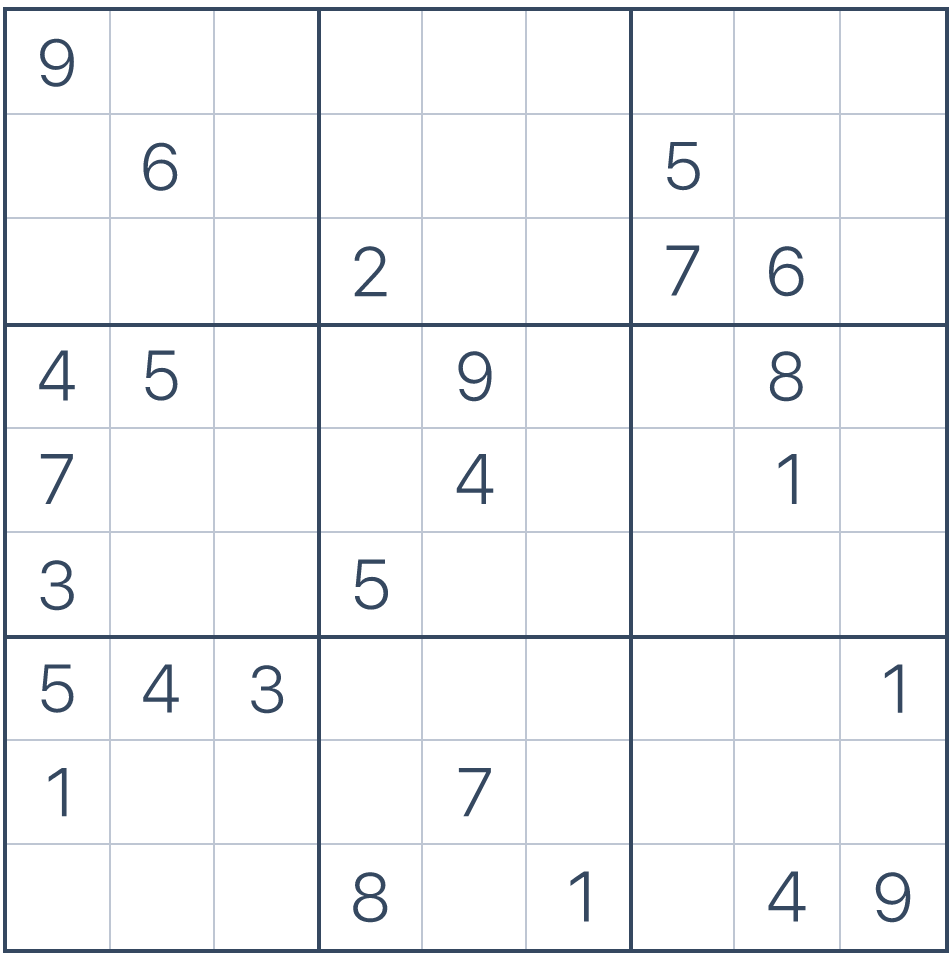
#> input picture difficulty_hard_p1_copy.png, 952 x 956 px
$ jupyter execute --allow-errors sudoku_image_reader.ipynb   (shell and % lines are left out)   (older library calls are emulated)
#> lines starting #> are read from the running program, lines starting #| are printed output that depends on the picture; after the words box and inside, x2 and y2 are one past the last pixel; in counts of white or black regions, pixels touching at a corner belong together
[cell 1]
# !pip install opencv-python

[cell 2]
import cv2
import numpy as np

[cell 3]
image = cv2.imread('difficulty_hard_p1_copy.png',0)

[cell 4]
ret,thresh2 = cv2.threshold(image,127,255,cv2.THRESH_BINARY_INV)

[cell 5]
k1 = np.ones((20,20))

[cell 6]
opening = cv2.morphologyEx(thresh2, cv2.MORPH_OPEN, k1)
cv2.imshow('opening', opening)

[cell 7]
blur = cv2.GaussianBlur(image, (5,5), 0)
thresh = cv2.threshold(blur, 130, 255, cv2.THRESH_BINARY_INV)[1]

[cell 8]
image = cv2.imread('difficulty_hard_p1_copy.png',cv2.IMREAD_UNCHANGED)
#> image: shape (956, 952, 4)

gray = cv2.cvtColor(image, cv2.COLOR_BGR2GRAY)

ret,binary = cv2.threshold(gray, 0, 255, cv2.THRESH_OTSU | cv2.THRESH_BINARY)
#> ret = 163

binary = cv2.bitwise_not(binary)

H = cv2.Sobel(binary, cv2.CV_8U, 0, 2)
V = cv2.Sobel(binary, cv2.CV_8U, 2, 0)

rows,cols = image.shape[:2]

[cell 9]
_,contours,_ = cv2.findContours(H, cv2.RETR_LIST, cv2.CHAIN_APPROX_SIMPLE)
#> contours = 644 contours, all with area under 20

[cell 10]
image = cv2.imread('difficulty_hard_p1_copy.png',cv2.IMREAD_UNCHANGED)

gray = cv2.cvtColor(image, cv2.COLOR_BGR2GRAY)

ret,binary = cv2.threshold(gray, 0, 255, cv2.THRESH_OTSU | cv2.THRESH_BINARY)

binary = cv2.bitwise_not(binary)

H = cv2.Sobel(binary, cv2.CV_8U, 0, 2)
V = cv2.Sobel(binary, cv2.CV_8U, 2, 0)

rows,cols = image.shape[:2]

_,contours,_ = cv2.findContours(V, cv2.RETR_LIST, cv2.CHAIN_APPROX_SIMPLE)
#> contours = 465 contours, 450 with area under 20; largest, box (x1, y1, x2, y2) and area: (362, 247, 386, 293) 29, (354, 251, 380, 297) 28, (767, 870, 792, 911) 24, (795, 352, 804, 400) 23, (676, 244, 700, 297) 23

for cnt in contours:
    (x,y,w,h) = cv2.boundingRect(cnt)
    # rows/3 is the threshold for length of line
    if h > rows/3:
        cv2.drawContours(V, [cnt], -1, 255, -1)
        cv2.drawContours(binary, [cnt], -1, 255, -1)
    else:
        cv2.drawContours(V, [cnt], -1, 0, -1)
#> this loop made 465 passes
#> (x, y, w, h) on passes 7, 8, 15: (900, 918, 2, 4), (882, 918, 2, 4), (881, 909, 6, 9)
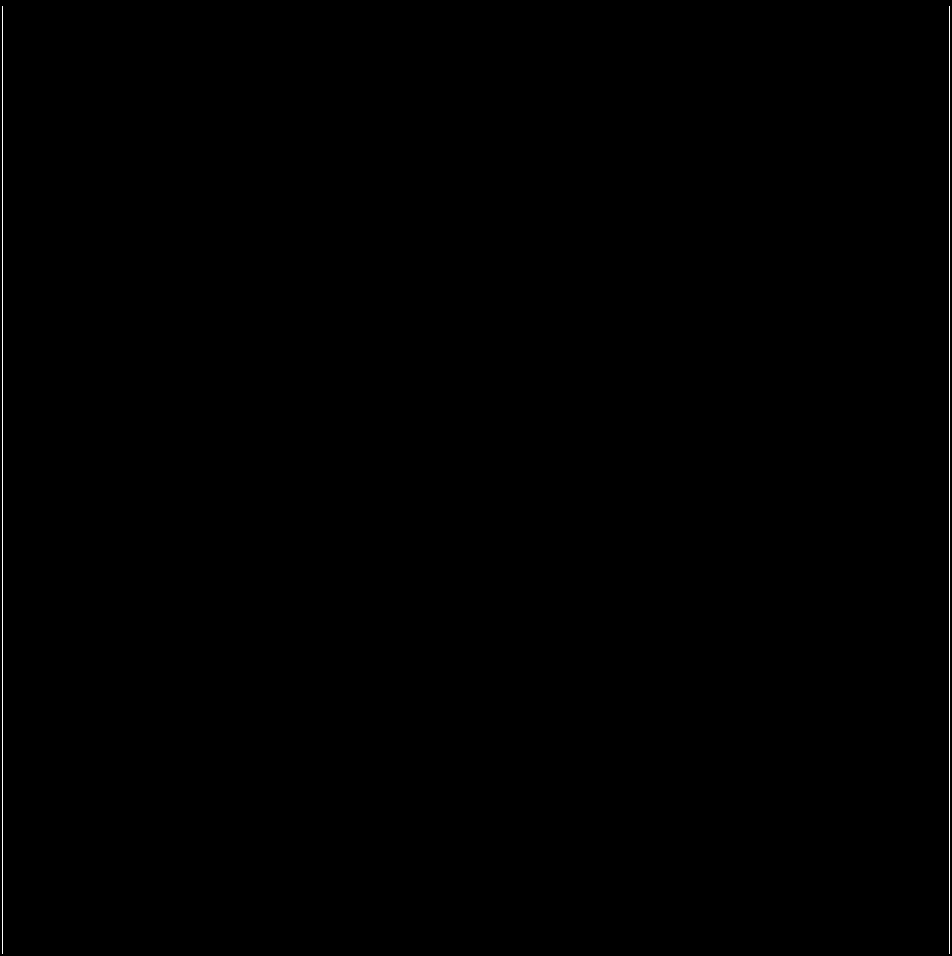
#> V: shape (956, 952); 0.21% white in thin lines or dots
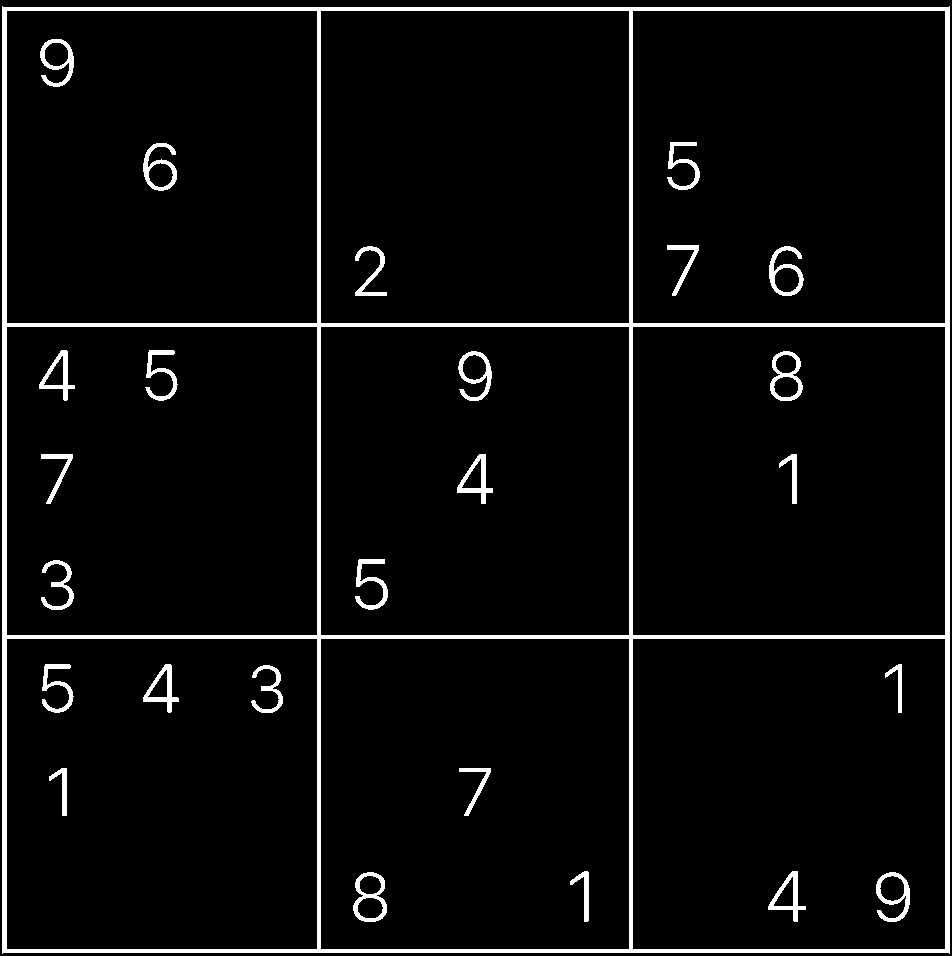
#> binary: shape (956, 952); 4.9% white; 26 white regions, largest, box (x1, y1, x2, y2) and area: (2, 6, 950, 954) 31912, (353, 872, 387, 922) 622, (769, 246, 804, 296) 621

_,contours,_ = cv2.findContours(H, cv2.RETR_LIST, cv2.CHAIN_APPROX_SIMPLE)
#> contours = 644 contours, all with area under 20

for cnt in contours:
    (x,y,w,h) = cv2.boundingRect(cnt)
    # cols/3 is the threshold for length of line
    if w > cols/3:
        cv2.drawContours(H, [cnt], -1, 255, -1)
        cv2.drawContours(binary, [cnt], -1, 255, -1)
    else:
        cv2.drawContours(H, [cnt], -1, 0, -1)
#> this loop made 644 passes
#> (x, y, w, h) on passes 5 to 7: (792, 921, 7, 2), (583, 921, 7, 2), (878, 917, 28, 6)

kernel = cv2.getStructuringElement(shape=cv2.MORPH_RECT, ksize=(3,3))
H = cv2.morphologyEx(H, cv2.MORPH_DILATE, kernel,iterations = 3)
V = cv2.morphologyEx(V, cv2.MORPH_DILATE, kernel, iterations = 3)

cross = cv2.bitwise_and(H, V)

_,contours,_ = cv2.findContours(cross,cv2.RETR_LIST,cv2.CHAIN_APPROX_SIMPLE)
centroids = []
for cnt in contours:
    mom = cv2.moments(cnt)
    (x,y) = mom['m10']/mom['m00'], mom['m01']/mom['m00']
    cv2.circle(image,(int(x),int(y)),4,(0,255,0),-1)
    centroids.append((x,y))
#> this loop made 4 passes
#> cnt on passes 1 to 4: [[946, 950], [946, 955], [951, 955], [951, 950]], [[0, 950], [0, 955], [5, 955], [5, 950]], [[946, 3], [946, 9], [951, 9], [951, 3]], [[0, 3], [0, 9], [5, 9], [5, 3]]

centroids.sort(key = lambda x: x[0], reverse = False)
centroids.sort(key = lambda x: x[1], reverse = False)

dx = int(centroids[1][0] - centroids[0][0])
centroids = np.array(centroids, dtype = np.float32)
(x,y,w,h) = cv2.boundingRect(centroids)

if x-dx > -5: x = max(x-dx,0)
if h+dx <= rows+5: h = min(h+dx,rows)
if w+dx <= cols+5: w = min(w+dx,cols)
cv2.rectangle(image, (x,y), (x+w,y+h), (0,255,0))

roi = binary[y:y+h,x:x+w]

roi = cv2.morphologyEx(roi, cv2.MORPH_OPEN, kernel,iterations = 1)

cv2.imshow('image', image)
cv2.imshow('roi', roi)
cv2.waitKey(0)
cv2.destroyAllWindows()

https://docs.opencv.org/master/dd/dd7/tutorial_morph_lines_detection.html

[cell 11]
import numpy as np
import sys
import cv2 as cv
# [5 lines left out: function show_wait_destroy, not called in this run]
def main(argv):
    # [load_image]
    # Check number of arguments
    if len(argv) < 1:
        print ('Not enough parameters')
        print ('Usage:\nmorph_lines_detection.py < path_to_image >')
        return -1
    # Load the image
#     src = cv.imread(argv[0], cv.IMREAD_COLOR)
    src = cv.imread("difficulty_hard_p1_copy.png")
    # Check if image is loaded fine
    if src is None:
        print ('Error opening image: ' + argv[0])
        return -1
    # Show source image
    src = cv.imread("difficulty_hard_p1_copy.png")
#     cv.imshow("src", src)
    # [load_image]
    # [gray]
    # Transform source image to gray if it is not already
    if len(src.shape) != 2:
        gray = cv.cvtColor(src, cv.COLOR_BGR2GRAY)
    else:
        gray = src
    # Show gray image
#     show_wait_destroy("gray", gray)
    # [gray]
    # [bin]
    # Apply adaptiveThreshold at the bitwise_not of gray, notice the ~ symbol
    gray = cv.bitwise_not(gray)
    bw = cv.adaptiveThreshold(gray, 255, cv.ADAPTIVE_THRESH_MEAN_C, \
                                cv.THRESH_BINARY, 15, -2)
    # Show binary image
#     show_wait_destroy("binary", bw)
    # [bin]
    # [init]
    # Create the images that will use to extract the horizontal and vertical lines
    horizontal = np.copy(bw)
    vertical = np.copy(bw)
    # [init]
    # [horiz]
    # Specify size on horizontal axis
    cols = horizontal.shape[1]
    horizontal_size = cols // 300
    # Create structure element for extracting horizontal lines through morphology operations
    horizontalStructure = cv.getStructuringElement(cv.MORPH_RECT, (horizontal_size, 1))
    # Apply morphology operations
    horizontal = cv.erode(horizontal, horizontalStructure)
    horizontal = cv.dilate(horizontal, horizontalStructure)
    # Show extracted horizontal lines
#     show_wait_destroy("horizontal", horizontal)
    # [horiz]
    # [vert]
    # Specify size on vertical axis
    rows = vertical.shape[0]
    verticalsize = rows // 300
    # Create structure element for extracting vertical lines through morphology operations
    verticalStructure = cv.getStructuringElement(cv.MORPH_RECT, (1, verticalsize))
    # Apply morphology operations
    vertical = cv.erode(horizontal, verticalStructure)
    vertical = cv.dilate(vertical, verticalStructure)
    # Show extracted vertical lines
#     show_wait_destroy("vertical", vertical)
    # [vert]
    # [smooth]
    # Inverse vertical image
    vertical = cv.bitwise_not(vertical)
    show_wait_destroy("vertical_bit", vertical)
    '''
    Extract edges and smooth image according to the logic
    1. extract edges
    2. dilate(edges)
    3. src.copyTo(smooth)
    4. blur smooth img
    5. smooth.copyTo(src, edges)
    '''
    # Step 1
    edges = cv.adaptiveThreshold(vertical, 255, cv.ADAPTIVE_THRESH_MEAN_C, \
                                cv.THRESH_BINARY, 3, -2)
    show_wait_destroy("edges", edges)
    # Step 2
    kernel = np.ones((2, 2), np.uint8)
    edges = cv.dilate(edges, kernel)
    show_wait_destroy("dilate", edges)
    # Step 3
    smooth = np.copy(vertical)
    # Step 4
    smooth = cv.blur(smooth, (2, 2))
    # Step 5
    (rows, cols) = np.where(edges != 0)
    vertical[rows, cols] = smooth[rows, cols]
    # Show final result
    show_wait_destroy("smooth - final", vertical)
    # [smooth]
    return 0
if __name__ == "__main__":
    main(sys.argv[1:])

[cell 12]
import numpy as np
import sys
import cv2 as cv
from matplotlib import pyplot as plt

[cell 13]
# [5 lines left out: function show_wait_destroy, not called in this run]

[cell 14]
src = cv.imread("difficulty_hard_p1_copy.png")
#> src is the input picture: shape (956, 952, 3); mean B, G, R 246.6, 245.2, 244.1
# cv.imshow("src", src)

[cell 15]
fig = plt.figure()
fig.set_size_inches(18.5, 10.5)
plt.imshow(src)
plt.show()

[cell 16]
gray = cv.cvtColor(src, cv.COLOR_BGR2GRAY)

[cell 17]
gray = cv.bitwise_not(gray)
bw = cv.adaptiveThreshold(gray, 255, cv.ADAPTIVE_THRESH_MEAN_C, cv.THRESH_BINARY, 15, -2)

[cell 18]
fig = plt.figure()
fig.set_size_inches(18.5, 10.5)
plt.imshow(bw)
plt.show()

[cell 19]
horizontal = np.copy(bw)
vertical = np.copy(bw)

[cell 20]
cols = horizontal.shape[1]
horizontal_size = cols // 300
horizontalStructure = cv.getStructuringElement(cv.MORPH_RECT, (horizontal_size, 1))
horizontal = cv.erode(horizontal, horizontalStructure)
horizontal = cv.dilate(horizontal, horizontalStructure)

[cell 21]
rows = vertical.shape[0]
verticalsize = rows // 300
verticalStructure = cv.getStructuringElement(cv.MORPH_RECT, (1, verticalsize))
vertical = cv.erode(horizontal, verticalStructure)
vertical = cv.dilate(vertical, verticalStructure)

[cell 22]
fig = plt.figure()
fig.set_size_inches(18.5, 10.5)
plt.imshow(vertical)
plt.show()

[cell 23]
#     Extract edges and smooth image according to the logic
#     1. extract edges
#     2. dilate(edges)
#     3. src.copyTo(smooth)
#     4. blur smooth img
#     5. smooth.copyTo(src, edges)

[cell 24]
edges = cv.adaptiveThreshold(vertical, 255, cv.ADAPTIVE_THRESH_MEAN_C, cv.THRESH_BINARY, 3, -2)
fig = plt.figure()
fig.set_size_inches(18.5, 10.5)
plt.imshow(edges)
plt.show()

[cell 25]
kernel = np.ones((2, 2), np.uint8)
edges = cv.dilate(edges, kernel)
fig = plt.figure()
fig.set_size_inches(18.5, 10.5)
plt.imshow(edges)
plt.show()

[cell 26]
smooth = np.copy(vertical)
smooth = cv.blur(smooth, (2, 2))
(rows, cols) = np.where(edges != 0)
vertical[rows, cols] = smooth[rows, cols]

[cell 27]
fig = plt.figure()
fig.set_size_inches(18.5, 10.5)
plt.imshow(vertical)
plt.show()

[cell 28]
gray = cv.cvtColor(src,cv.COLOR_BGR2GRAY)
# thresh = cv.threshold(gray, 0, 255, cv.THRESH_BINARY_INV + cv.THRESH_OTSU)[1]
thresh = cv.threshold(gray, 120, 255, cv.THRESH_BINARY_INV)[1]

[cell 29]
fig = plt.figure()
fig.set_size_inches(18.5, 10.5)
plt.imshow(thresh)
plt.show()

[cell 30]
result = src.copy()

[cell 31]
# Remove horizontal lines
horizontal_kernel = cv.getStructuringElement(cv.MORPH_RECT, (400,1))
remove_horizontal = cv.morphologyEx(thresh, cv.MORPH_OPEN, horizontal_kernel, iterations=2)
cnts = cv.findContours(remove_horizontal, cv.RETR_EXTERNAL, cv.CHAIN_APPROX_SIMPLE)
cnts = cnts[0] if len(cnts) == 2 else cnts[1]
for c in cnts:
    cv.drawContours(result, [c], -1, (255,255,255), 5)
#> this loop made 4 passes
#> c on passes 1 to 4: [[5, 949], [5, 952], [950, 952], [950, 949]], [[5, 635], [5, 638], [950, 638], [950, 635]], [[5, 323], [5, 326], [950, 326], [950, 323]], [[5, 7], [5, 10], [950, 10], [950, 7]]

[cell 32]
# for i in range(len(horizontal_kernel[0])):
#     horizontal_kernel[0][i] = 0

[cell 33]
# horizontal_kernel

[cell 34]
fig = plt.figure()
fig.set_size_inches(18.5, 10.5)
plt.imshow(result)
plt.show()

[cell 35]
# Remove vertical lines
vertical_kernel = cv.getStructuringElement(cv.MORPH_RECT, (1,40))
remove_vertical = cv.morphologyEx(thresh, cv.MORPH_OPEN, vertical_kernel, iterations=2)
cnts = cv.findContours(remove_vertical, cv.RETR_EXTERNAL, cv.CHAIN_APPROX_SIMPLE)
cnts = cnts[0] if len(cnts) == 2 else cnts[1]
for c in cnts:
    cv.drawContours(result, [c], -1, (255,255,255), 5)
#> this loop made 4 passes
#> c on passes 1 to 4: [[945, 9], [945, 954], [948, 954], [948, 9]], [[629, 9], [629, 954], [632, 954], [632, 9]], [[317, 9], [317, 954], [320, 954], [320, 9]], [[3, 9], [3, 954], [6, 954], [6, 9]]
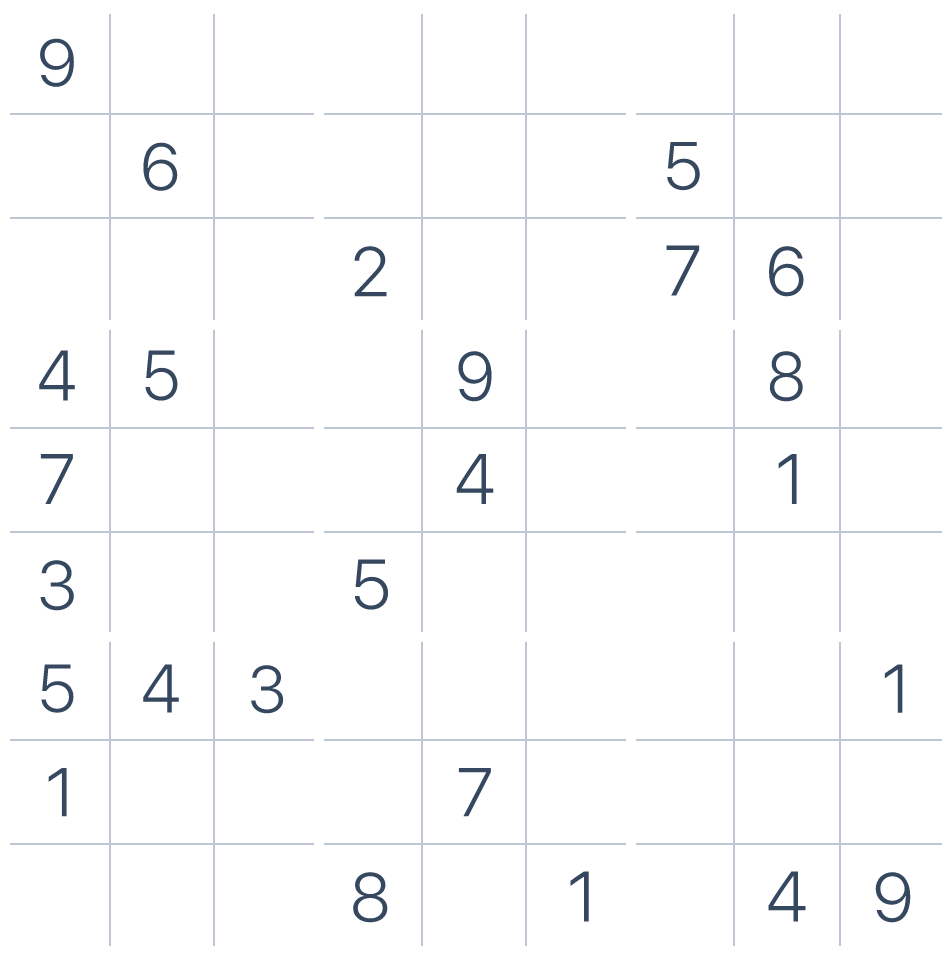
#> result: shape (956, 952, 3); mean B, G, R 251.9, 251.2, 250.8

[cell 36]
fig = plt.figure()
fig.set_size_inches(18.5, 10.5)
plt.imshow(result)
plt.show()

## my experiments

[cell 37]
src = cv.imread("difficulty_hard_p1_copy.png")

[cell 38]
src.shape

[cell 39]
src.shape[0]/9, src.shape[1]/9

[cell 40]
src1 = src[0:106, 0:106]
plt.imshow(src1)
plt.show()

[cell 41]
h,w,d = src1.shape

[cell 42]
src1.shape

[cell 43]
src2 = src1[15:106,10:106,:]
plt.imshow(src2)
plt.show()

[cell 44]
# im = cv2.imread(filename)
h,w,d = src1.shape
#left limit
for i in range(w):
    if np.sum(src1[:,i,:]) > 0:
        break
#right limit
for j in range(w-1,0,-1):
    if np.sum(src1[:,j,:]) > 0:
        break

cropped = src1[:,i:j+1,:].copy()

[cell 45]
plt.imshow(cropped)
plt.show()

[cell 46]
def h_z(image):
    steps = 1
    cutoff = 220
    h,w,d = image.shape
    for i in range(w):
        if(np.mean(image[i:i+1,:,:]) < cutoff):
            image[i:i+1,:,:].fill(255)
    for i in range(h):
        if(np.mean(image[:,i:i+1,:]) < cutoff):
            image[:,i:i+1,:].fill(255)
    return(image)

[cell 47]
src1 = src[0:106, 0:106].copy()
plt.imshow(src[0:106, 0:106])
plt.show()

[cell 48]
plt.imshow(h_z(src1))
plt.show()

[cell 49]
import cv2
import numpy as np
from matplotlib import pyplot as plt

[cell 50]
src = cv2.imread("difficulty_hard_p1_copy.png")

[cell 51]
def h_z(image):
    steps = 1
    cutoff = 220
    h,w,d = image.shape
    for i in range(w):
        if(np.mean(image[i:i+1,:,:]) < cutoff):
            image[i:i+1,:,:].fill(255)
    for i in range(h):
        if(np.mean(image[:,i:i+1,:]) < cutoff):
            image[:,i:i+1,:].fill(255)
    return(image)

[cell 52]
fig = plt.figure()
fig.set_size_inches(18.5, 10.5)
plt.imshow(src)
plt.show()

[cell 53]
src = h_z(src)

[cell 54]
fig = plt.figure()
fig.set_size_inches(18.5, 10.5)
plt.imshow(src)
plt.show()

[cell 55]
h,w,d = src.shape

[cell 56]
h,w,d

[cell 57]
box = np.sum([956//9, 952//9])//2

[cell 58]
round(np.sum([956//9, 952//9])/2)

[cell 59]
box

[cell 60]
plt.imshow(src[0:105:, 0:105,:])
plt.show()

[cell 61]
src1 = cv2.resize(src[315:315+105, 315:315+105,:], (28,28), interpolation = cv2.INTER_LINEAR)
